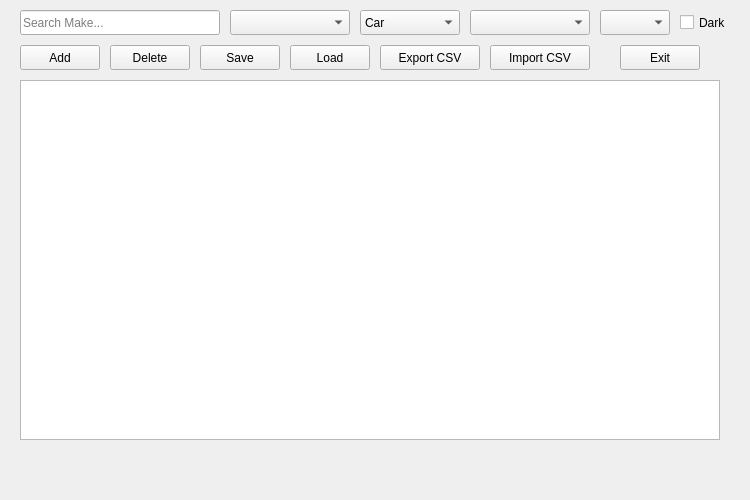
<?xml version="1.0" encoding="UTF-8"?>
<ui version="4.0">
 <class>MainWindow</class>
 <widget class="QMainWindow" name="MainWindow">
  <property name="geometry">
   <rect>
    <x>0</x>
    <y>0</y>
    <width>750</width>
    <height>500</height>
   </rect>
  </property>
  <property name="windowTitle">
   <string>Vehicle Manager</string>
  </property>
  <widget class="QWidget" name="centralwidget">
   <widget class="QLineEdit" name="filterEdit">
    <property name="geometry">
     <rect>
      <x>20</x>
      <y>10</y>
      <width>200</width>
      <height>25</height>
     </rect>
    </property>
    <property name="placeholderText">
     <string>Search Make...</string>
    </property>
   </widget>
   <widget class="QComboBox" name="makeCombo">
    <property name="geometry">
     <rect>
      <x>230</x>
      <y>10</y>
      <width>120</width>
      <height>25</height>
     </rect>
    </property>
   </widget>
   <widget class="QComboBox" name="vehicleTypeCombo">
    <property name="geometry">
     <rect>
      <x>360</x>
      <y>10</y>
      <width>100</width>
      <height>25</height>
     </rect>
    </property>
    <item>
     <property name="text">
      <string>Car</string>
     </property>
    </item>
    <item>
     <property name="text">
      <string>Jeep</string>
     </property>
    </item>
    <item>
     <property name="text">
      <string>SUV</string>
     </property>
    </item>
    <item>
     <property name="text">
      <string>Truck</string>
     </property>
    </item>
   </widget>
   <widget class="QComboBox" name="modelCombo">
    <property name="geometry">
     <rect>
      <x>470</x>
      <y>10</y>
      <width>120</width>
      <height>25</height>
     </rect>
    </property>
   </widget>
   <widget class="QComboBox" name="yearCombo">
    <property name="geometry">
     <rect>
      <x>600</x>
      <y>10</y>
      <width>70</width>
      <height>25</height>
     </rect>
    </property>
   </widget>
   <widget class="QCheckBox" name="themeCheckBox">
    <property name="geometry">
     <rect>
      <x>680</x>
      <y>10</y>
      <width>70</width>
      <height>25</height>
     </rect>
    </property>
    <property name="text">
     <string>Dark</string>
    </property>
   </widget>
   <widget class="QPushButton" name="addVehicleButton">
    <property name="geometry">
     <rect>
      <x>20</x>
      <y>45</y>
      <width>80</width>
      <height>25</height>
     </rect>
    </property>
    <property name="text">
     <string>Add</string>
    </property>
   </widget>
   <widget class="QPushButton" name="deleteVehicleButton">
    <property name="geometry">
     <rect>
      <x>110</x>
      <y>45</y>
      <width>80</width>
      <height>25</height>
     </rect>
    </property>
    <property name="text">
     <string>Delete</string>
    </property>
   </widget>
   <widget class="QPushButton" name="saveButton">
    <property name="geometry">
     <rect>
      <x>200</x>
      <y>45</y>
      <width>80</width>
      <height>25</height>
     </rect>
    </property>
    <property name="text">
     <string>Save</string>
    </property>
   </widget>
   <widget class="QPushButton" name="loadButton">
    <property name="geometry">
     <rect>
      <x>290</x>
      <y>45</y>
      <width>80</width>
      <height>25</height>
     </rect>
    </property>
    <property name="text">
     <string>Load</string>
    </property>
   </widget>
   <widget class="QPushButton" name="exportCSVButton">
    <property name="geometry">
     <rect>
      <x>380</x>
      <y>45</y>
      <width>100</width>
      <height>25</height>
     </rect>
    </property>
    <property name="text">
     <string>Export CSV</string>
    </property>
   </widget>
   <widget class="QPushButton" name="exitButton">
    <property name="geometry">
     <rect>
      <x>620</x>
      <y>45</y>
      <width>80</width>
      <height>25</height>
     </rect>
    </property>
    <property name="text">
     <string>Exit</string>
    </property>
   </widget>
   <widget class="QTableView" name="vehicleTableView">
    <property name="geometry">
     <rect>
      <x>20</x>
      <y>80</y>
      <width>700</width>
      <height>360</height>
     </rect>
    </property>
   </widget>
   <widget class="QPushButton" name="importCSVButton">
    <property name="geometry">
     <rect>
      <x>490</x>
      <y>45</y>
      <width>100</width>
      <height>25</height>
     </rect>
    </property>
    <property name="text">
     <string>Import CSV</string>
    </property>
   </widget>
  </widget>
 </widget>
 <resources/>
 <connections/>
</ui>
